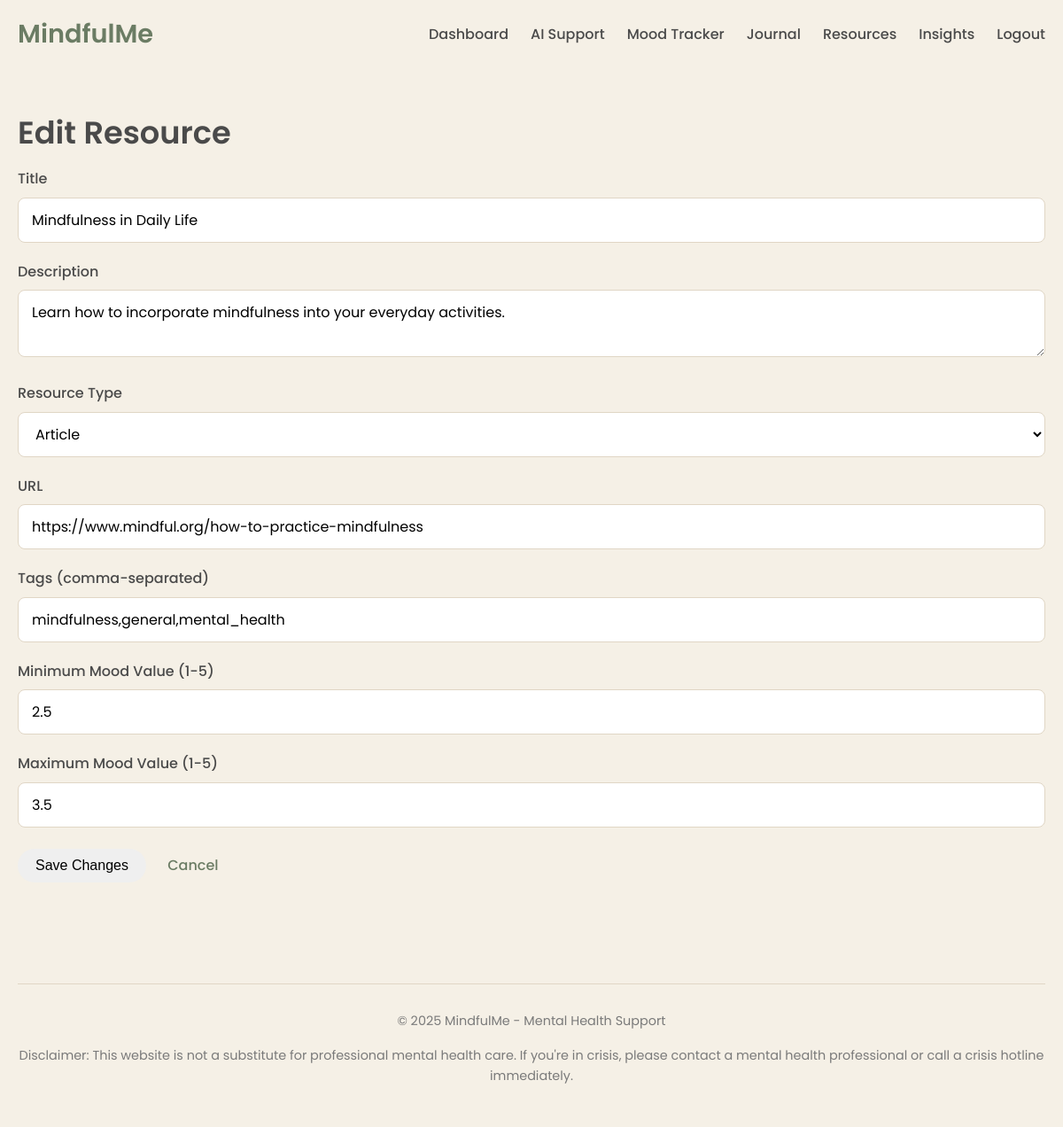
Page /admin/resources/edit/4 (signed in) on the committed database.
### app.py (models this page shows)
class Resource(db.Model):
    id = db.Column(db.Integer, primary_key=True)
    title = db.Column(db.String(200), nullable=False)
    description = db.Column(db.Text, nullable=False)
    resource_type = db.Column(db.String(50), nullable=False)  # article, video, exercise
    url = db.Column(db.String(500))
    tags = db.Column(db.String(200))  # comma-separated tags
    mood_range_min = db.Column(db.Float, default=1.0)  # Minimum mood value this resource is suitable for
    mood_range_max = db.Column(db.Float, default=5.0)  # Maximum mood value this resource is suitable for

### app.py (the view, shortened to what this page needs)
@app.route('/admin/resources/edit/<int:resource_id>', methods=['GET', 'POST'])
@login_required
def edit_resource(resource_id):
    if current_user.id != 1:  # Admin check
        flash("Access denied")
        return redirect(url_for('admin_resources'))
    resource = Resource.query.get_or_404(resource_id)
    return render_template('edit_resource.html', resource=resource)

### app.py (called while the page is built)
@app.context_processor
def utility_processor():
    return {
        'can_access_community_chat': can_access_community_chat
    }

@login_manager.user_loader
def load_user(user_id):
    return User.query.get(int(user_id))

def can_access_community_chat(user_id):
    three_days_ago = datetime.utcnow().replace(hour=0, minute=0, second=0, microsecond=0)
    three_days_ago = three_days_ago.replace(day=three_days_ago.day - 3)
    recent_moods = Mood.query.filter(
        Mood.user_id == user_id,
        Mood.date >= three_days_ago
    ).all()
    if not recent_moods:
        return False
    avg_mood = sum(mood.mood_value for mood in recent_moods) / len(recent_moods)
    return avg_mood < 3

### templates/edit_resource.html (shortened to what this page needs)
{% extends "layout.html" %}
{% block content %}
<section class="admin-page">
    <h1>Edit Resource</h1>
    <form method="POST" action="{{ url_for('edit_resource', resource_id=resource.id) }}">
        <div class="form-group">
            <label for="title">Title</label>
            <input type="text" id="title" name="title" value="{{ resource.title }}" required>
        </div>
        <div class="form-group">
            <label for="description">Description</label>
            <textarea id="description" name="description" required>{{ resource.description }}</textarea>
        </div>
        <div class="form-group">
            <label for="resource_type">Resource Type</label>
            <select id="resource_type" name="resource_type" required>
                <option value="article" {% if resource.resource_type == 'article' %}selected{% endif %}>Article</option>
            </select>
        </div>
        <div class="form-group">
            <label for="url">URL</label>
            <input type="text" id="url" name="url" value="{{ resource.url }}" required>
        </div>
        <div class="form-group">
            <label for="tags">Tags (comma-separated)</label>
            <input type="text" id="tags" name="tags" value="{{ resource.tags }}">
        </div>
        <div class="form-group">
            <label for="mood_range_min">Minimum Mood Value (1-5)</label>
            <input type="number" id="mood_range_min" name="mood_range_min" min="1" max="5" step="0.5" value="{{ resource.mood_range_min }}">
        </div>
        <div class="form-group">
            <label for="mood_range_max">Maximum Mood Value (1-5)</label>
            <input type="number" id="mood_range_max" name="mood_range_max" min="1" max="5" step="0.5" value="{{ resource.mood_range_max }}">
        </div>
        <button type="submit" class="btn btn-primary">Save Changes</button>
        <a href="{{ url_for('admin_resources') }}" class="btn btn-secondary">Cancel</a>
    </form>
</section>
{% endblock %}

### static/css/styles.css (style rules this page uses)
:root { --primary-color: #8c9e82; --primary-dark: #6b7c64; --primary-light: #d5e0cd; --secondary-color: #d7bea8; --text-color: #4a4a4a; --text-light: #7a7a7a; --background-color: #f5f0e6; --card-color: #ffffff; --border-color: #e0d6c5; --success-color: #8c9e82; --warning-color: #d7bea8; --danger-color: #c66060; --border-radius: 12px; --box-shadow: 0 4px 12px rgba(0, 0, 0, 0.08); }
* { box-sizing: border-box; margin: 0; padding: 0; }
body { font-family: "Poppins", sans-serif; background-color: var(--background-color); color: var(--text-color); line-height: 1.6; }
h1, h2, h3, h4, h5, h6 { margin-bottom: 1rem; font-weight: 600; line-height: 1.3; }
h1 { font-size: 2.2rem; }
a { color: var(--primary-dark); text-decoration: none; transition: color 0.2s; }
.btn { display: inline-block; padding: 10px 20px; border-radius: 30px; font-weight: 500; text-align: center; cursor: pointer; transition: all 0.2s; border: none; font-size: 1rem; }
.form-group { margin-bottom: 20px; }
.form-group label { display: block; margin-bottom: 8px; font-weight: 500; }
.form-group input, .form-group textarea, .form-group select { width: 100%; padding: 12px 15px; border: 1px solid var(--border-color); border-radius: 8px; font-size: 1rem; font-family: inherit; background-color: var(--card-color); }

### rows in the picture
Resource: title "Mindfulness in Daily Life", description "Learn how to incorporate mindfulness into your everyday activities.", resource_type "Article", url "https://www.mindful.org/how-to-practice-mindfulness", tags "mindfulness,general,mental_health", mood_range_min "2.5", mood_range_max "3.5"
